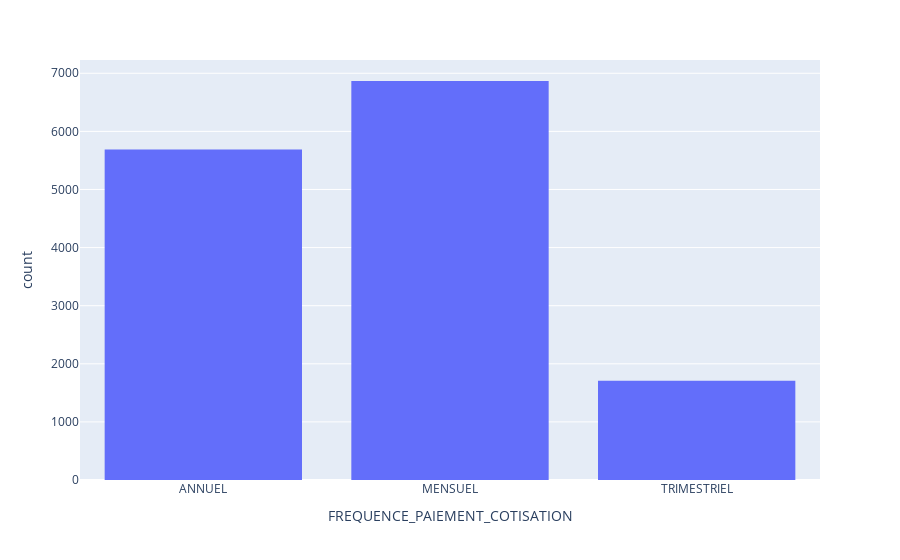

Write notebook code for a chart like this one.
### Code cell
#Ecrivez votre code ici
fig = px.histogram(data_set.sort_values('FREQUENCE_PAIEMENT_COTISATION'), x="FREQUENCE_PAIEMENT_COTISATION")
fig.update_xaxes(type='category') #Cette ligne permet de forcer la variable comme variable catégorielle et non numérique

fig.show()

### Figure 1 — Plotly figure (JSON) as saved in the notebook; plotly's stock layout.template omitted (floating-point values rounded to 4 significant figures; data arrays with more than 128 entries replaced by an {"elided": "..."} marker saying what was removed)
{"data": [{"bingroup": "x", "hovertemplate": "FREQUENCE_PAIEMENT_COTISATION=%{x}<br>count=%{y}<extra></extra>", "legendgroup": "", "marker": {"color": "#636efa", "pattern": {"shape": ""}}, "name": "", "orientation": "v", "showlegend": false, "type": "histogram", "x": {"elided": "14264 str values"}, "xaxis": "x", "yaxis": "y"}], "layout": {"barmode": "relative", "legend": {"tracegroupgap": 0}, "margin": {"t": 60}, "xaxis": {"anchor": "y", "domain": [0, 1], "title": {"text": "FREQUENCE_PAIEMENT_COTISATION"}, "type": "category"}, "yaxis": {"anchor": "x", "domain": [0, 1], "title": {"text": "count"}}}}
